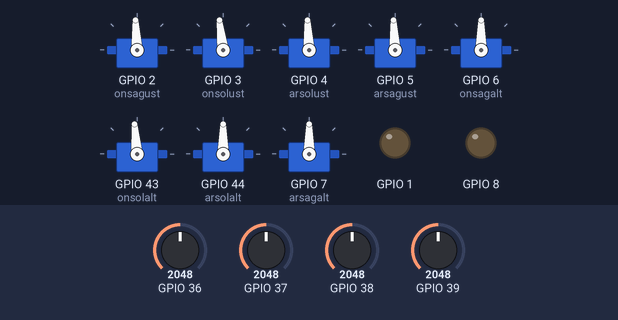
Simulated run of this sketch. Board: ESP32. Parts: 8 × servo, output pins drawn as LEDs (lit = HIGH). Inputs (shaded band) come from the test bench; at power-on: GPIO 36 = 2048, GPIO 37 = 2048, GPIO 38 = 2048, GPIO 39 = 2048. What the sketch prints to the serial monitor is not drawn.

Above: at 1.2 s.
1.3 s: GPIO 36 set to 2866
At 2.0 s:
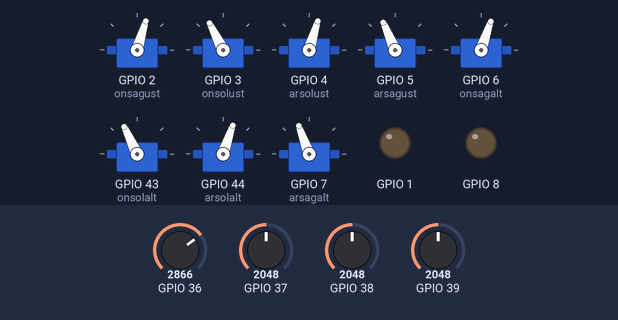
2.9 s: GPIO 37 set to 3097
At 4.0 s:
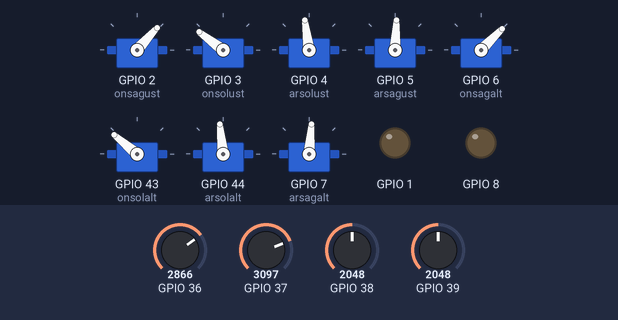
4.4 s: GPIO 37 set to 3192
At 4.8 s:
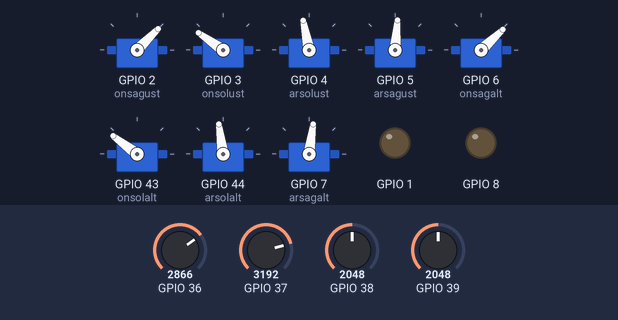
5.9 s: GPIO 38 set to 2007
At 6.3 s:
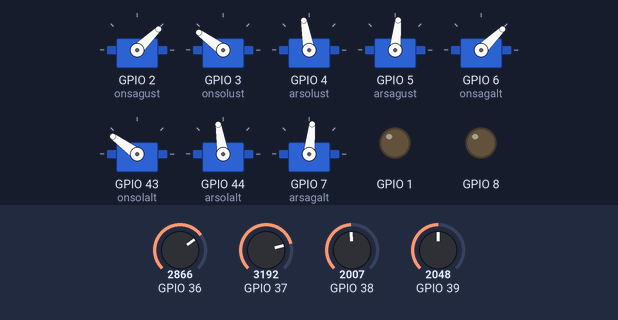
8.9 s: GPIO 39 set to 2052
At 9.8 s:
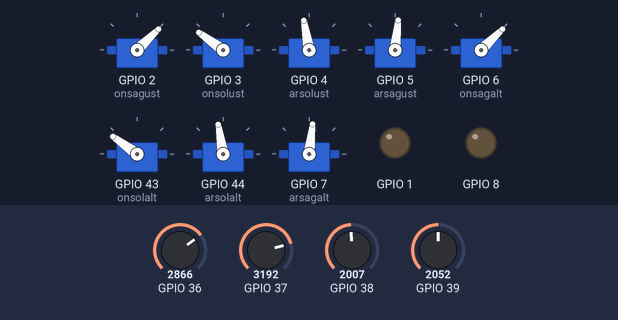
11.9 s: GPIO 38 set to 1900
At 13.0 s:
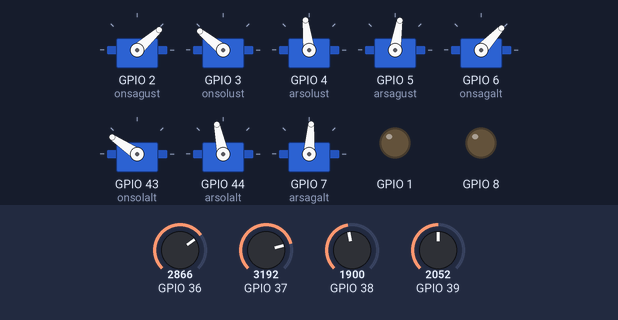
Timing chart, 0 to 14.5 s (numbered marks = the images above; inputs shaded):
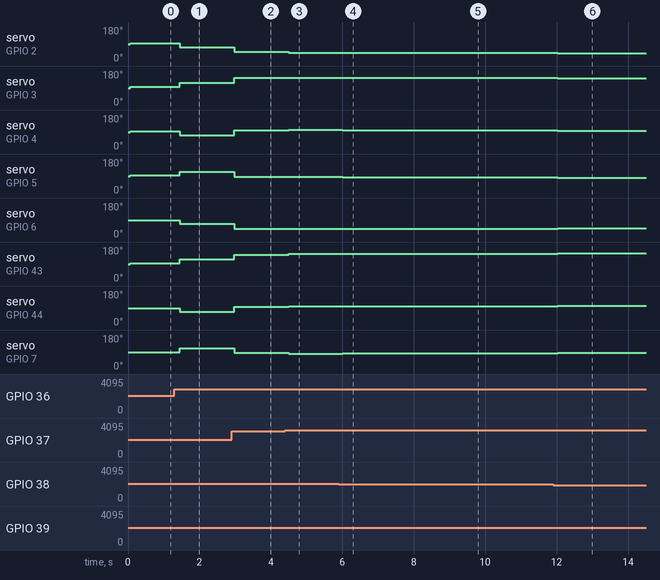

The sketch:

Manuel_Yazilim_esp32_8motor_joystick_kontrol.ino
```cpp
#include <ESP32Servo.h>

#define maxdeger 1940 //max 2000 oluyor escler 1000-2000 arası calisir
#define mindeger 1060

float valueJoyStick_X_1 = A0;
float valueJoyStick_Y_1 = A2;
float valueJoyStick_X_2 = A1;
float valueJoyStick_Y_2 = A3;
int buton1 = 0;
int buton2 = 0;
float hizBoleni = 1.0;
int sabitleme_toleransi = 60;

//Motorları tersine çevirmek için örnek
//#define TERSONSOLUST

Servo onsagalt,onsolalt,onsolust,onsagust,arsagalt,arsagust,arsolalt,arsolust;
int onsagalt_deger, onsolalt_deger, arsagalt_deger, arsolalt_deger,onsagust_deger, onsolust_deger, arsagust_deger, arsolust_deger;

void setup () {
  Serial.begin(9600);
  Serial.println("AKINTAY MANUEL SÜRÜŞ MODU AKTİF");
  Serial.println("............Başlıyor..............");
  onsagust.attach(D1);
  onsolust.attach(D2);
  arsolust.attach(D3);
  arsagust.attach(D4);
  onsagalt.attach(D5);
  onsolalt.attach(D6);
  arsolalt.attach(D7);
  arsagalt.attach(D8);
  pinMode(D9, OUTPUT);
  pinMode(D0, OUTPUT);
}

void loop () {
valueJoyStick_X_1 = analogRead(A0)/4+1000;
valueJoyStick_Y_1 = analogRead(A2)/4+1000;
valueJoyStick_X_2 = analogRead(A1)/4+1000;
valueJoyStick_Y_2 = analogRead(A3)/4+1000;

// valueJoyStick_X_1 = analogRead(A0);
// valueJoyStick_Y_1 = analogRead(A2);
// valueJoyStick_X_2 = analogRead(A1);
// valueJoyStick_Y_2 = analogRead(A3);

// valueJoyStick_X_1 = map(valueJoyStick_X_1,0,4095,1060,1940);
// valueJoyStick_Y_1 = map(valueJoyStick_Y_1,0,4095,1060,1940);
// valueJoyStick_X_2 = map(valueJoyStick_X_2,0,4095,1060,1940);
// valueJoyStick_Y_2 = map(valueJoyStick_Y_2,0,4095,1060,1940);


//Joystick değerlerini merkezi değiştirmeden bölme işlemleri
valueJoyStick_X_1 = 1500 + (valueJoyStick_X_1 - 1500) / hizBoleni;
valueJoyStick_Y_1 = 1500 + (valueJoyStick_Y_1 - 1500) / hizBoleni;
valueJoyStick_X_2 = 1500 + (valueJoyStick_X_2 - 1500) / hizBoleni;
valueJoyStick_Y_2 = 1500 + (valueJoyStick_Y_2 - 1500) / hizBoleni;

if (valueJoyStick_X_1 > maxdeger) valueJoyStick_X_1 = maxdeger;
if (valueJoyStick_Y_1 > maxdeger) valueJoyStick_Y_1 = maxdeger;
if (valueJoyStick_X_2 > maxdeger) valueJoyStick_X_2 = maxdeger;
if (valueJoyStick_Y_2 > maxdeger) valueJoyStick_Y_2 = maxdeger;

if (valueJoyStick_X_1 < mindeger) valueJoyStick_X_1 = mindeger;
if (valueJoyStick_Y_1 < mindeger)valueJoyStick_Y_1 = mindeger;
if (valueJoyStick_X_2 < mindeger) valueJoyStick_X_2 = mindeger;
if (valueJoyStick_Y_2 < mindeger)valueJoyStick_Y_2 = mindeger;

// if (valueJoyStick_X_1 < 1500 + sabitleme_toleransi / hizBoleni && valueJoyStick_X_1 > 1500 - sabitleme_toleransi / hizBoleni)
//         valueJoyStick_X_1 = 1500;
// if (valueJoyStick_Y_1 < 1500 + sabitleme_toleransi / hizBoleni && valueJoyStick_Y_1 > 1500 - sabitleme_toleransi / hizBoleni)
//         valueJoyStick_Y_1 = 1500;
// if (valueJoyStick_X_2 < 1500 + sabitleme_toleransi / hizBoleni && valueJoyStick_X_2 > 1500 - sabitleme_toleransi / hizBoleni)
//         valueJoyStick_X_2 = 1500;
// if (valueJoyStick_Y_2 < 1500 + sabitleme_toleransi / hizBoleni && valueJoyStick_Y_2 > 1500 - sabitleme_toleransi / hizBoleni)
//         valueJoyStick_Y_2 = 1500;

Serial.print("X1 ");
Serial.print(valueJoyStick_X_1);
Serial.print("  ");
Serial.print("Y1 ");
Serial.print(valueJoyStick_Y_1);
Serial.print("  ");
Serial.print("X2 ");
Serial.print(valueJoyStick_X_2);
Serial.print("  ");
Serial.print("Y2 ");
Serial.print(valueJoyStick_Y_2);
Serial.print("     ");

onsagust_deger = 1500 - (valueJoyStick_X_1 - 1500) - (valueJoyStick_X_2 - 1500) + (valueJoyStick_Y_2 - 1500) + (valueJoyStick_Y_1 - 1500);
onsolust_deger = 1500 + (valueJoyStick_X_1 - 1500) + (valueJoyStick_X_2 - 1500) + (valueJoyStick_Y_2 - 1500) + (valueJoyStick_Y_1 - 1500);
arsolust_deger = 1500 - (valueJoyStick_X_1 - 1500) + (valueJoyStick_X_2 - 1500) - (valueJoyStick_Y_2 - 1500) + (valueJoyStick_Y_1 - 1500);
arsagust_deger = 1500 + (valueJoyStick_X_1 - 1500) - (valueJoyStick_X_2 - 1500) - (valueJoyStick_Y_2 - 1500) + (valueJoyStick_Y_1 - 1500);
onsagalt_deger = 1500 - (valueJoyStick_X_1 - 1500) - (valueJoyStick_X_2 - 1500) + (valueJoyStick_Y_2 - 1500) - (valueJoyStick_Y_1 - 1500);
onsolalt_deger = 1500 + (valueJoyStick_X_1 - 1500) + (valueJoyStick_X_2 - 1500) + (valueJoyStick_Y_2 - 1500) - (valueJoyStick_Y_1 - 1500);
arsolalt_deger = 1500 - (valueJoyStick_X_1 - 1500) + (valueJoyStick_X_2 - 1500) - (valueJoyStick_Y_2 - 1500) - (valueJoyStick_Y_1 - 1500);
arsagalt_deger = 1500 + (valueJoyStick_X_1 - 1500) - (valueJoyStick_X_2 - 1500) - (valueJoyStick_Y_2 - 1500) - (valueJoyStick_Y_1 - 1500);

// Ters Motor Müdahalesi
// #ifdef TERSONSOLUST
//   onsolust_deger=3000-onsolust_deger;
// #endif

onsagalt.writeMicroseconds(onsagalt_deger);
onsolalt.writeMicroseconds(onsolalt_deger);
onsolust.writeMicroseconds(onsolust_deger);
onsagust.writeMicroseconds(onsagust_deger);
arsagalt.writeMicroseconds(arsagalt_deger);
arsagust.writeMicroseconds(arsagust_deger);
arsolalt.writeMicroseconds(arsolalt_deger);
arsolust.writeMicroseconds(arsolust_deger);
//delay(10);

Serial.print("M1: ");
Serial.print(onsagust_deger);
Serial.print("  ");
Serial.print("M2: ");
Serial.print(onsolust_deger);
Serial.print("  ");
Serial.print("M3: ");
Serial.print(arsolust_deger);
Serial.print("  ");
Serial.print("M4: ");
Serial.print(arsagust_deger);
Serial.print("  ");
Serial.print("M5: ");
Serial.print(onsagalt_deger);
Serial.print("  ");
Serial.print("M6: ");
Serial.print(onsolalt_deger);
Serial.print("  ");
Serial.print("M7: ");
Serial.print(arsolalt_deger);
Serial.print("  ");
Serial.print("M8: ");
Serial.print(arsagalt_deger);
Serial.println("  ");
delay(20);
}
```

Measured:
- after the input at 1.3 s, servo on GPIO 2 (onsagust), servo on GPIO 4 (arsolust): 93° → 73° after 0.15 s; servo on GPIO 3 (onsolust): 97° → 117° after 0.15 s; servo on GPIO 5 (arsagust): 93° → 113° after 0.15 s; servo on GPIO 6 (onsagalt), servo on GPIO 44 (arsolalt): 90° → 71° after 0.15 s; servo on GPIO 43 (onsolalt): 95° → 115° after 0.15 s
- after the input at 2.9 s, servo on GPIO 2 (onsagust): 73° → 48° after 0.07 s; servo on GPIO 3 (onsolust): 117° → 143° after 0.07 s; servo on GPIO 4 (arsolust): 73° → 98° after 0.07 s; servo on GPIO 5 (arsagust): 113° → 87° after 0.07 s; servo on GPIO 6 (onsagalt): 71° → 45° after 0.07 s
- after the input at 4.4 s, servo on GPIO 2 (onsagust): 48° → 45° after 0.10 s; servo on GPIO 3 (onsolust): 143° → 145° after 0.10 s; servo on GPIO 4 (arsolust): 98° → 101° after 0.10 s; servo on GPIO 5 (arsagust): 87° → 85° after 0.10 s; servo on GPIO 6 (onsagalt): 45° → 43° after 0.10 s
- after the input at 5.9 s, servo on GPIO 2 (onsagust): 45° → 44° after 0.11 s; servo on GPIO 3 (onsolust): 145° → 144° after 0.11 s; servo on GPIO 4 (arsolust): 101° → 100° after 0.11 s; servo on GPIO 5 (arsagust): 85° → 84° after 0.11 s; servo on GPIO 6 (onsagalt): 43° → 44° after 0.11 s
- after the input at 8.9 s, servo on GPIO 7 (arsagalt): 84° → 83° after 0.11 s
- after the input at 11.9 s, servo on GPIO 2 (onsagust): 44° → 42° after 0.13 s; servo on GPIO 3 (onsolust): 144° → 141° after 0.13 s; servo on GPIO 4 (arsolust): 100° → 97° after 0.13 s; servo on GPIO 5 (arsagust): 84° → 81° after 0.13 s; servo on GPIO 6 (onsagalt): 44° → 47° after 0.13 s
